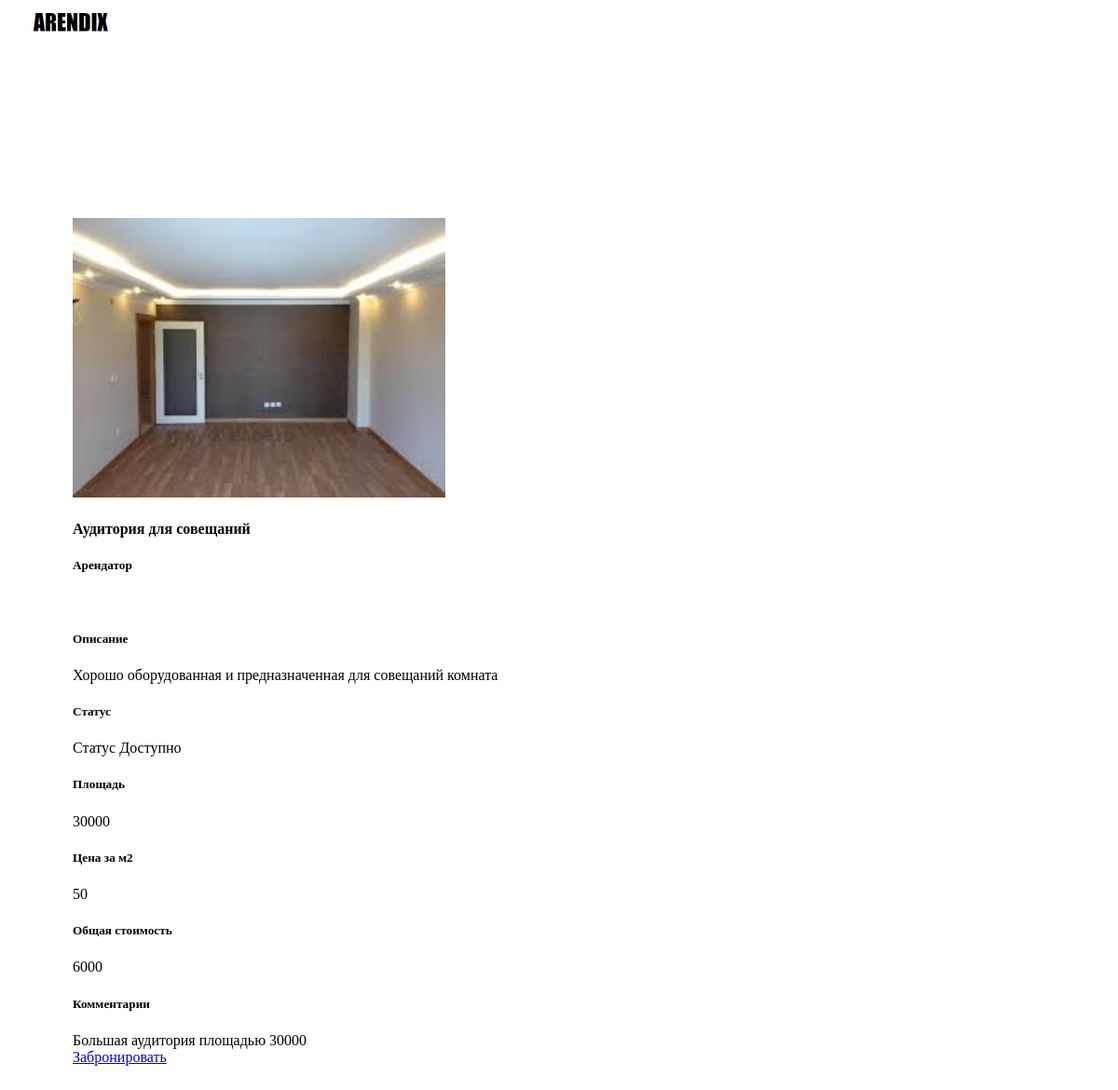
/room/8/, run on the app's committed database.
### rooms/models.py (models this page shows, shortened)
class RoomImage(models.Model):
    room = models.ForeignKey(Room,blank=True,null=True,default=None)
    image = models.ImageField()
    created_date = models.DateTimeField(auto_now_add=True, auto_now = False)
    updated_date = models.DateTimeField(auto_now_add=False, auto_now = True)
    class Meta:
        verbose_name = "Фотография"
        verbose_name_plural = "Фотографии"

class Room(models.Model):
    name = models.CharField(max_length=50,blank=True,null=True,default=None)
    description = models.TextField(blank=True,null=True,default=None)
    square = models.IntegerField(blank=True,null=True,default=None)
    price_per_m2 = models.IntegerField(blank=True,null=True,default=None)
    price = models.IntegerField(blank=True,null=True,default=None)
    comments = models.TextField()
    status = models.ForeignKey(Status)
    user = models.ForeignKey(User, null=True)
    created_date = models.DateTimeField(auto_now_add=True, auto_now = False)
    updated_date = models.DateTimeField(auto_now_add=False, auto_now = True)
    class Meta:
        verbose_name = "Помещение"
        verbose_name_plural = "Помещения"

class Status(models.Model):
    status_value = models.CharField(max_length = 50,blank=True,null=True,default=None)
    status_description = models.TextField(blank=True,null=True,default=None)
    created_date = models.DateTimeField(auto_now_add=True, auto_now = False)
    updated_date = models.DateTimeField(auto_now_add=False, auto_now = True)
    def __str__(self):
        return "Статус %s" % self.status_value
    class Meta:
        verbose_name = "Статус"
        verbose_name_plural = "Статусы"

### lading/views.py (the view)
# urls.py: url(r'^room/(?P<pk>\d+)/$', views.room_detail, name='room_detail'),
def room_detail(request, pk):
    room = get_object_or_404(RoomImage, pk=pk)
    return render(request, 'room_detail1.html', {'room_image': room, "username": auth.get_user(request).username})

### lading/templates/room_detail1.html (shortened to what this page needs)
{% extends 'base.html' %}
{% load static %}
{% block content %}
<div class="android-more-section">
  <div class="mdl-layout mdl-js-layout mdl-card mdl-shadow--3dp mdl-color--white">
    <div class="mdl-card mdl-cell mdl-cell--middle mdl-cell--9-col-desktop mdl-cell--6-col-tablet mdl-cell--4-col-phone">
      <img src="{{ room_image.image.url }} " width="400px" height="300px">
    </div>
                <div class="mdl-card__title mdl-card--border">
                   <h4 class="mdl-card__title-text">{{room_image.room.name}}</h4>
                </div>
                <div class="mdl-card__supporting-text mdl-card--border">
                  <span class="mdl-typography--font-light mdl-typography--subhead">
                    <h5>Арендатор</h5>
                    {{ room_image.room.user.last_name}}</span>
                </div>
                <div class="mdl-card__supporting-text mdl-card--border">
                  <span class="mdl-typography--font-light mdl-typography--subhead">
                    <h5>Описание</h5>
                    {{room_image.room.description}}</span>
                </div>
                <div class="mdl-card__supporting-text mdl-card--border">
                  <span class="mdl-typography--font-light mdl-typography--subhead">
                    <h5>Статус</h5>
                    {{room_image.room.status}}</span>
                </div>
                <div class="mdl-card__supporting-text mdl-card--border">
                  <span class="mdl-typography--font-light mdl-typography--subhead">
                    <h5>Площадь</h5>
                    {{room_image.room.square}}</span>
                </div>
                <div class="mdl-card__supporting-text mdl-card--border">
                  <span class="mdl-typography--font-light mdl-typography--subhead">
                    <h5>Цена за м2</h5>
                    {{room_image.room.price_per_m2}}</span>
                </div>
                <div class="mdl-card__supporting-text mdl-card--border">
                  <span class="mdl-typography--font-light mdl-typography--subhead">
                    <h5>Общая стоимость</h5>
                    {{room_image.room.price}}</span>
                </div>
                <div class="mdl-card__supporting-text ">
                  <span class="mdl-typography--font-light mdl-typography--subhead">
                    <h5>Комментарии</h5>
                    {{room_image.room.comments}}</span>
                </div>
                <div class="mdl-card__actions mdl-card--border">
                  {% ifequal room_image.room.status.pk 2 %}
                   <a class="mdl-button mdl-js-button mdl-button--primary" href="{% url 'bron' pk=room_image.pk %}">
                     Забронировать
                   </a>
                  {% endifequal %}
                                  </div>
              </div>
  </div>
</div>
{% endblock %}

### lading/static/styles.css (style rules this page uses)
.android-more-section { padding: 80px 0; max-width: 1044px; margin-left: auto; margin-right: auto; }

### data on the page
RoomImage: image (picture), room.name "Аудитория для совещаний", room.description "Хорошо оборудованная и предназначенная для совещаний комната", room.status "Статус Доступно", room.square "30000", room.price_per_m2 "50", room.price "6000", room.comments "Большая аудитория площадью 30000"
